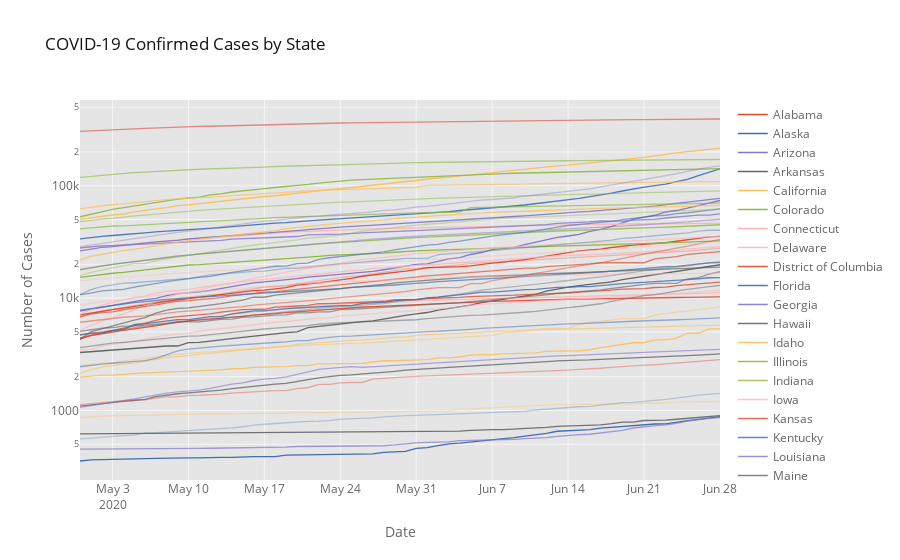

The notebook cell saved with this chart:
### Code cell
# plot confirmed cases
states_confirmed = grouped_states.reset_index().pivot(index='Date', columns='State', values='Confirmed').iplot(
    kind='lines', yaxis_type='log', theme='ggplot', connectgaps=True, asFigure=True,
    title='COVID-19 Confirmed Cases by State', yaxis_title='Number of Cases', xaxis_title='Date')

states_confirmed
